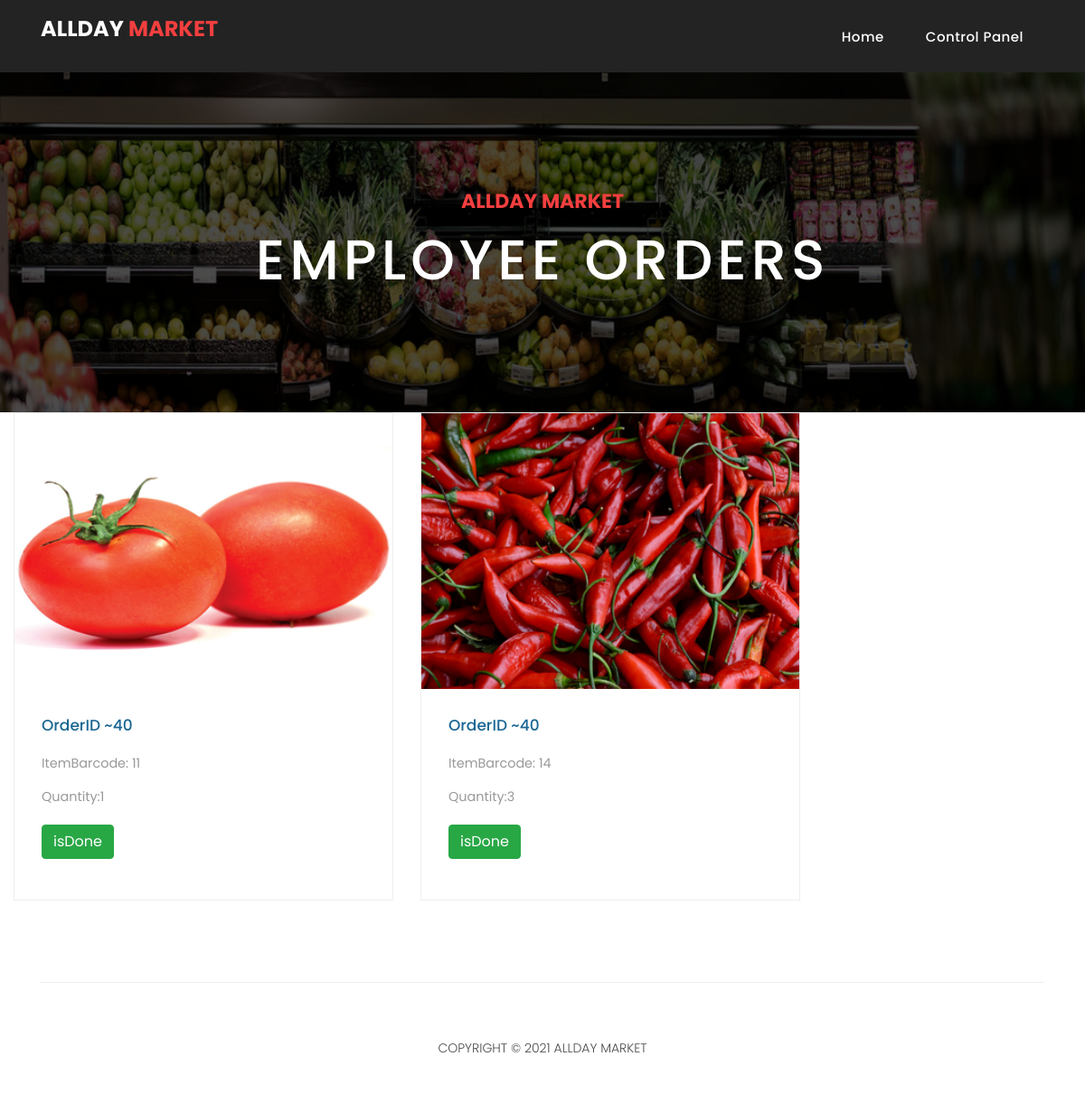
The page /employeeOrders.php (signed in) on the database as committed earlier.
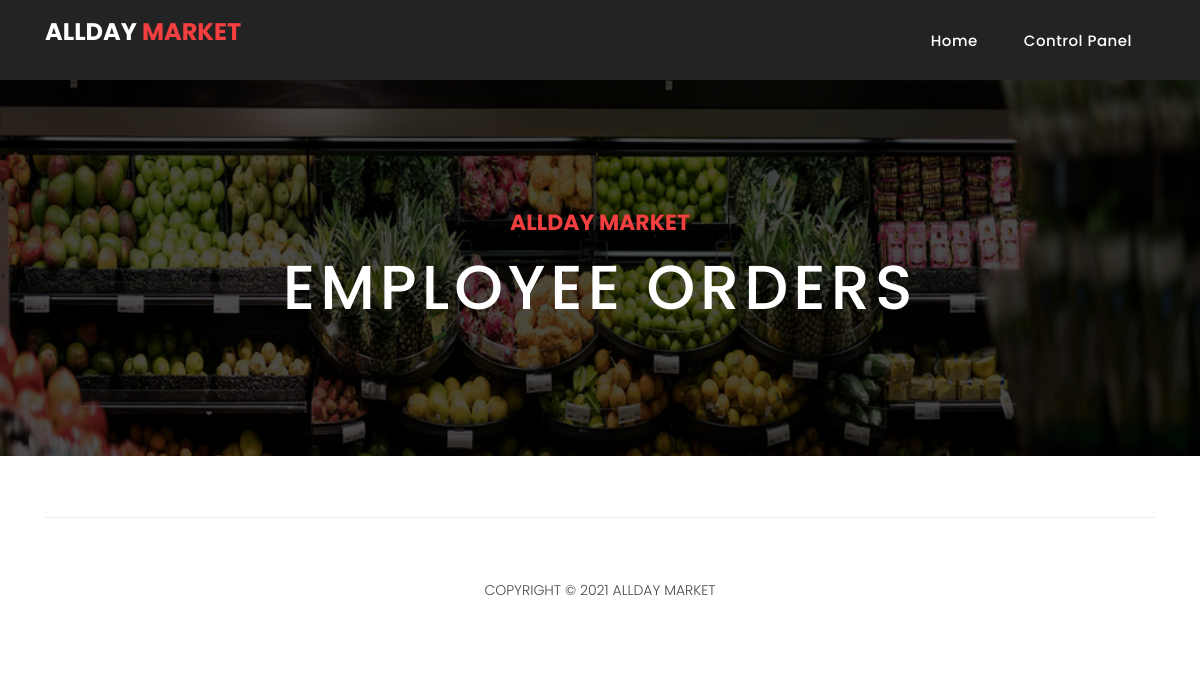
The same page on the database as committed later.
### tables this page shows
CREATE TABLE `order_details` (
  `id` int(11) NOT NULL,
  `itemBarcode` int(11) NOT NULL,
  `itemName` varchar(256) NOT NULL,
  `depNum` tinyint(1) NOT NULL,
  `price` int(11) NOT NULL,
  `quantity` int(11) NOT NULL,
  `total` int(11) NOT NULL,
  `order_id` int(11) NOT NULL,
  `isDone` tinyint(1) DEFAULT 0,
  `img` varchar(256) NOT NULL
);

### employeeOrders.php (the view, shortened to what this page needs)
<!DOCTYPE html>
<html lang="en">
   <head>
      <link href="vendor/bootstrap/css/bootstrap.min.css" rel="stylesheet">
      <link rel="stylesheet" href="assets/css/fontawesome.css">
      <link rel="stylesheet" href="assets/css/style.css">
      <link rel="stylesheet" href="assets/css/owl.css">
   </head>
   <body>
      <header class="">
      <?php
            $basedir = realpath(__DIR__);
            include($basedir . '/navbars/navEmployee.php');
            ?>
      </header>
      <div class="page-heading about-heading header-text" style="background-image: url(assets/images/items/veghs.png);">
         <div class="container">
            <div class="row">
               <div class="col-md-12">
                  <div class="text-content">
                     <h4>AllDay Market</h4>
                     <h2>Employee Orders</h2>
                  </div>
               </div>
            </div>
         </div>
      </div>
      <div class="col-md-9">
         <div class="row">
            <?php
               if(isset($_SESSION['eID'])){
                  $eID = $_SESSION['eID'];
                           include 'db.php';
                           $sql = "SELECT depNum FROM employees WHERE eID = ? LIMIT 1";
                           $stmt= mysqli_stmt_init($conn);
                           mysqli_stmt_prepare($stmt,$sql);
                           mysqli_stmt_bind_param($stmt,"i",$eID);
                           mysqli_stmt_execute($stmt);
                           $results=mysqli_stmt_get_result($stmt);
                            $row = mysqli_fetch_assoc($results);
                            $depNum = $row['depNum'];
                            $sql = "SELECT * FROM order_details WHERE depNum = ? AND isDone =0 ";
                            $stmt= mysqli_stmt_init($conn);
                            mysqli_stmt_prepare($stmt,$sql);
                            mysqli_stmt_bind_param($stmt,"i",$depNum);
                            mysqli_stmt_execute($stmt);
                            $results=mysqli_stmt_get_result($stmt);
                            while($row = mysqli_fetch_assoc($results))
                            {
                               $orderID = $row['order_id'];
                               $itemBarcode = $row['itemBarcode'];
                               $quantity = $row['quantity'];
                               $img = $row['img'];
                               echo '
                               <div class="col-md-6">
                               <div class="product-item">
                               <a href="#"><img src="'.$img.'" alt=""></a>
                               <div class="down-content">
                               <a href="#"><h4>OrderID ~'.$orderID.'</h4></a>
                               <h6><small>ItemBarcode: '.$itemBarcode.'<br></small>
                               <h6><small> Quantity:'.$quantity.'</small>
                               <br><br>
                               <form action="updateOrder.php" method="post">
                               <input type="hidden" name="barcode" value="'.$itemBarcode.'">
                               <fieldset>
                               <button type="submit" name="isDone" id="form-submit" class="btn btn-success">isDone</button>
                               </fieldset>
                               </form>
                               </div>
                               </div>
                               </div>
                               ';
                               }
               			}
               else
               			  echo 'Incorrect Session Details ';
               		  ?>
         </div>
      </div>
      <footer>
         <div class="container">
            <div class="row">
               <div class="col-md-12">
                  <div class="inner-content">
                     <p>Copyright © 2021 AllDay Market</p>
                  </div>
               </div>
            </div>
         </div>
      </footer>
   </body>
</html>

Rows that differ between the two databases and show on the page:
removed order_details: img (picture), order "40", itemBarcode "11", quantity "1"
removed order_details: img (picture), order "40", itemBarcode "14", quantity "3"
